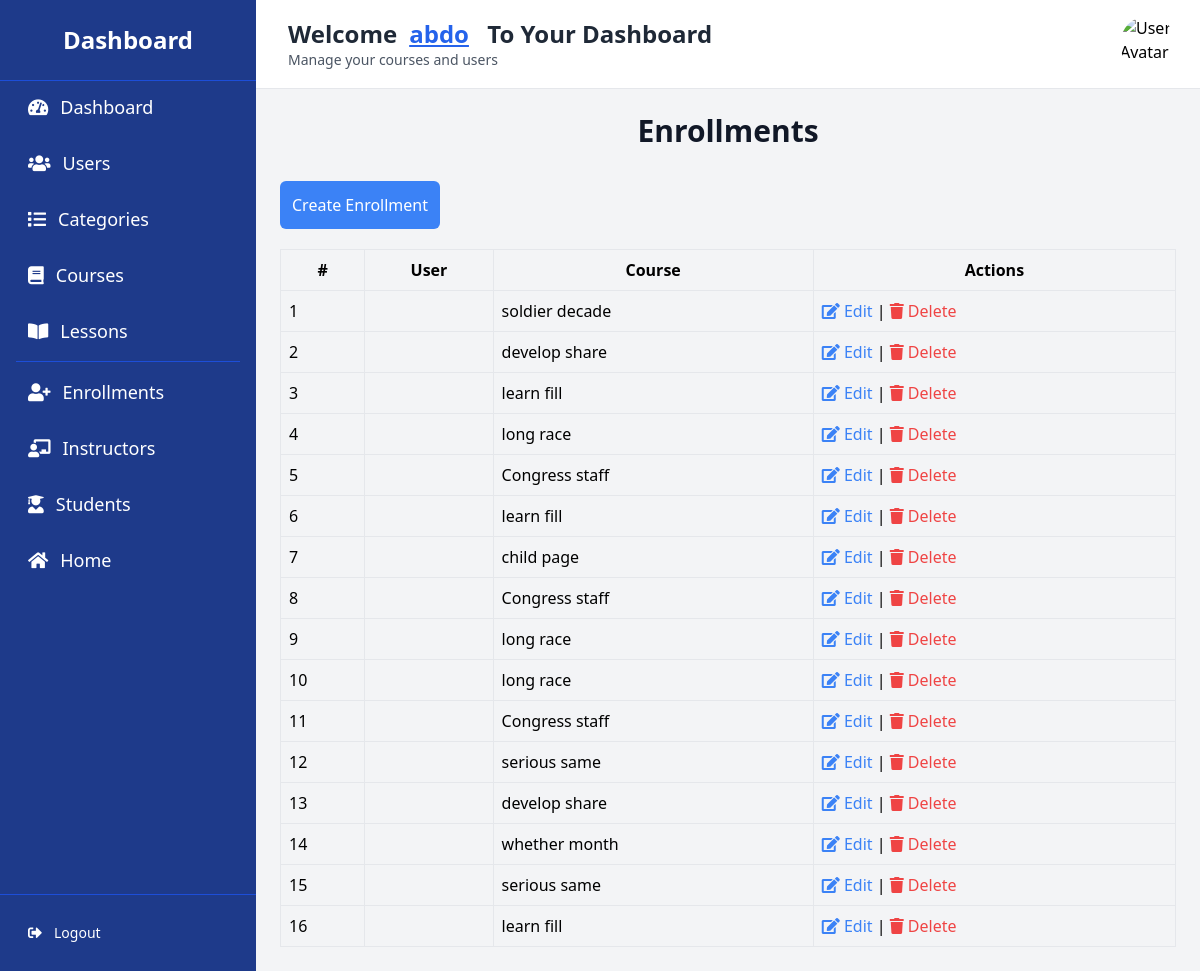
Page /dashboard/enrollments/ (signed in) on the earlier database version.
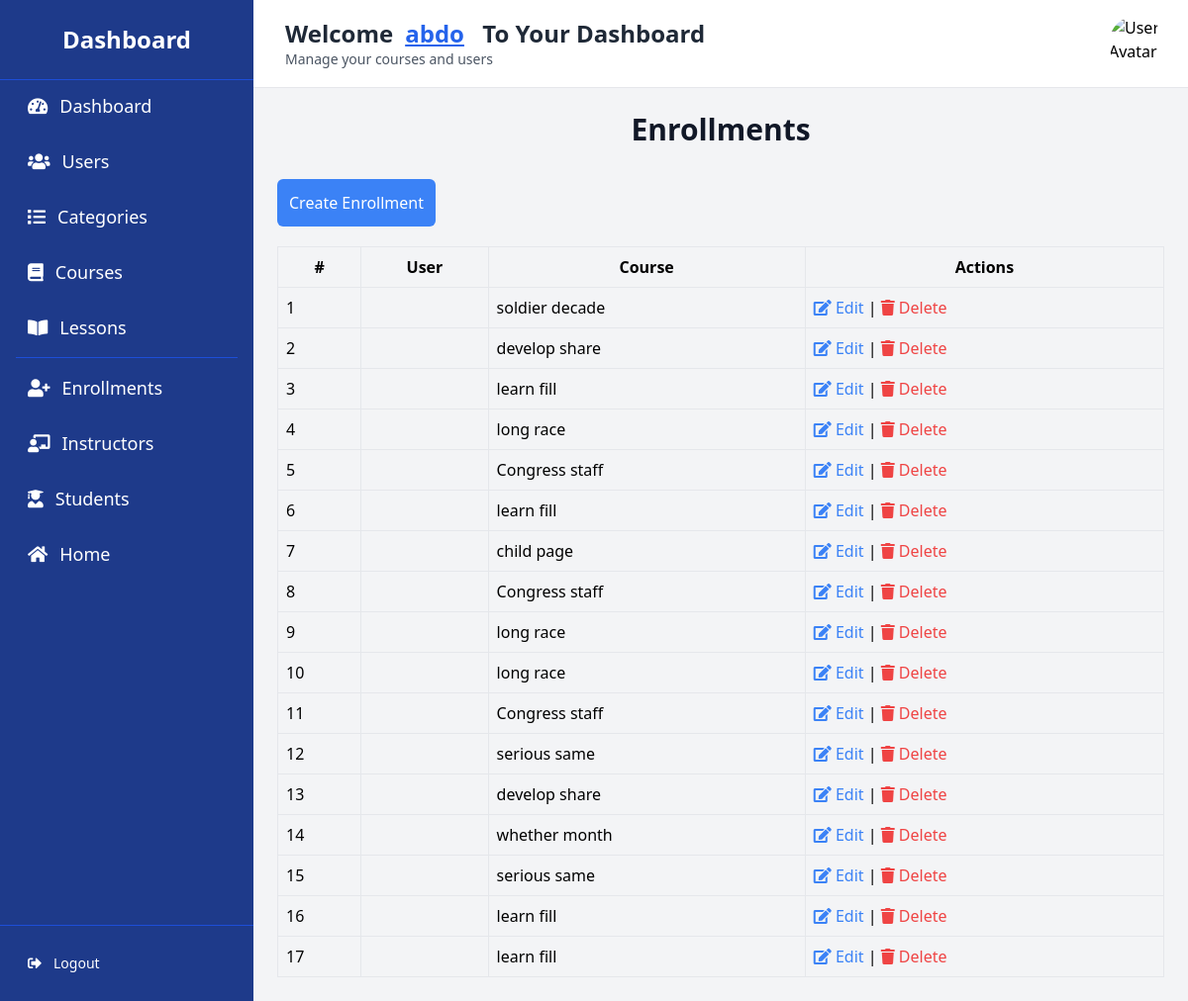
Same page on the later database version.
### courses/models.py (models this page shows, shortened)
class Enrollment(models.Model):
    course = models.ForeignKey(Course, on_delete=models.CASCADE)
    student = models.ForeignKey(
        settings.AUTH_USER_MODEL,
        on_delete=models.CASCADE,
        related_name='enrollments',
        null=True,
        blank=True
    )
    completed_lessons = models.ManyToManyField('Lesson', blank=True)
    enrolled_at = models.DateTimeField(auto_now_add=True)

class Course(models.Model):
    title = models.CharField(max_length=255)
    description = models.TextField()
    price = models.DecimalField(max_digits=10, decimal_places=2, default=0)
    image = models.ImageField(upload_to='course_images/', null=True, blank=True)
    created_at = models.DateTimeField(auto_now_add=True)
    category = models.ForeignKey(
        Category,
        on_delete=models.CASCADE,
        related_name='courses',
        null=True,
        blank=True
    )

### dashboard/views.py (the view)
# urls.py: path('enrollments/', EnrollmentListView.as_view(), name='enrollment_list'),
class EnrollmentListView(LoginRequiredMixin, ListView):
    model = Enrollment
    template_name = 'dashboard/enrollment_list.html'
    context_object_name = 'enrollments'

### templates/dashboard/enrollment_list.html (shortened to what this page needs)
{% extends 'base_dashboard.html' %}
{% block content %}
    <h2 class="text-3xl font-extrabold text-center text-gray-900 mb-8">Enrollments</h2>
    <a href="{% url 'dashboard:enrollment_create' %}"
       class="bg-blue-500 text-white p-3 rounded-md mb-5 inline-block">Create Enrollment</a>
    <table class="table-auto w-full">
        <thead>
            <tr>
                <th class="border p-2">#</th>
                <th class="border p-2">User</th>
                <th class="border p-2">Course</th>
                <th class="border p-2">Actions</th>
            </tr>
        </thead>
        <tbody>
            {% for enrollment in enrollments %}
                <tr>
                    <td class="border p-2">{{ forloop.counter }}</td>
                    <td class="border p-2">{{ enrollment.student.get_full_name }}</td>
                    <td class="border p-2">{{ enrollment.course.title }}</td>
                    <td class="border p-2">
                        <a href="{% url 'dashboard:enrollment_edit' enrollment.pk %}"
                           class="text-blue-500">
                            <i class="fas fa-edit"></i> Edit
                        </a> |
                        <a href="{% url 'dashboard:enrollment_delete' enrollment.pk %}"
                           class="text-red-500">
                            <i class="fas fa-trash"></i> Delete
                        </a>
                    </td>
                </tr>
            {% endfor %}
        </tbody>
    </table>
{% endblock %}

Differences in the rows shown:
added Enrollment: course "learn fill"
